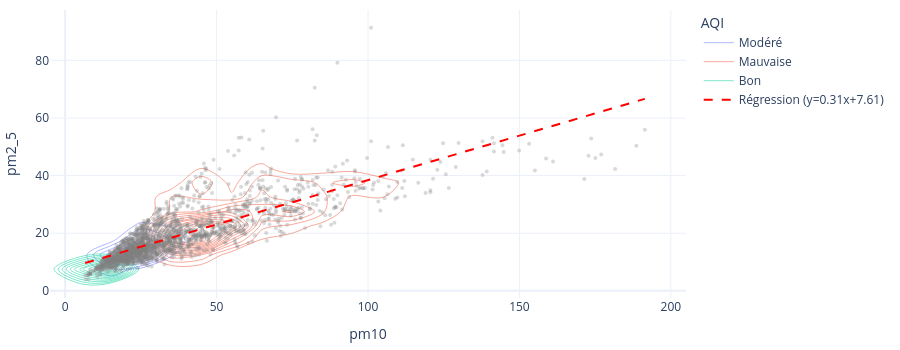

Write notebook code for a chart like this one.
### Code cell
fig_pm_scatter()

### Figure 1 — Plotly figure (JSON) as saved in the notebook; plotly's stock layout.template omitted (floating-point values rounded to 4 significant figures; data arrays with more than 128 entries replaced by an {"elided": "..."} marker saying what was removed)
{"data": [{"contours": {"coloring": "none"}, "hovertemplate": "AQI=Modéré<br>pm10=%{x}<br>pm2_5=%{y}<br>count=%{z}<extra></extra>", "legendgroup": "Modéré", "line": {"color": "#636efa"}, "name": "Modéré", "showlegend": true, "type": "histogram2dcontour", "x": {"elided": "1243 float values"}, "xaxis": "x", "xbingroup": "x", "y": {"elided": "1243 float values"}, "yaxis": "y", "ybingroup": "y"}, {"contours": {"coloring": "none"}, "hovertemplate": "AQI=Mauvaise<br>pm10=%{x}<br>pm2_5=%{y}<br>count=%{z}<extra></extra>", "legendgroup": "Mauvaise", "line": {"color": "#EF553B"}, "name": "Mauvaise", "showlegend": true, "type": "histogram2dcontour", "x": {"elided": "711 float values"}, "xaxis": "x", "xbingroup": "x", "y": {"elided": "711 float values"}, "yaxis": "y", "ybingroup": "y"}, {"contours": {"coloring": "none"}, "hovertemplate": "AQI=Bon<br>pm10=%{x}<br>pm2_5=%{y}<br>count=%{z}<extra></extra>", "legendgroup": "Bon", "line": {"color": "#00cc96"}, "name": "Bon", "showlegend": true, "type": "histogram2dcontour", "x": [7.7, 8.3, 11.4, 9.9, 12.0, 10.3, 11.6, 10.5, 6.8, 7.7, 8.4, 11.6, 10.6, 11.2, 6.6, 11.2, 11.8, 11.9, 10.7, 12.0, 8.3, 10.6, 9.3, 10.6, 7.5, 11.2, 8.0, 12.0, 8.4, 12.0, 11.6, 9.3, 8.3, 12.0, 7.4, 9.9, 7.8, 11.2, 10.6, 11.7, 11.4, 11.6, 10.2, 10.5, 11.6, 10.7], "xaxis": "x", "xbingroup": "x", "y": [4.0, 5.8, 8.1, 7.0, 10.3, 8.1, 5.7, 7.9, 4.0, 6.5, 5.9, 5.8, 4.8, 8.8, 5.4, 7.5, 8.8, 7.6, 9.0, 9.7, 6.0, 7.6, 7.1, 8.2, 5.6, 8.4, 5.8, 9.0, 7.3, 8.6, 8.3, 6.8, 6.2, 9.3, 5.5, 7.3, 5.6, 6.7, 7.6, 10.2, 7.7, 7.1, 8.1, 5.8, 8.1, 8.3], "yaxis": "y", "ybingroup": "y"}, {"marker": {"color": "gray", "opacity": 0.3, "size": 4}, "mode": "markers", "showlegend": false, "type": "scatter", "x": {"elided": "2000 float values"}, "y": {"elided": "2000 float values"}}, {"hoverinfo": "skip", "line": {"color": "red", "dash": "dash", "width": 2}, "mode": "lines", "name": "Régression (y=0.31x+7.61)", "type": "scatter", "x": [6.6, 10.37, 14.14, 17.91, 21.69, 25.46, 29.23, 33.0, 36.77, 40.54, 44.31, 48.09, 51.86, 55.63, 59.4, 63.17, 66.94, 70.71, 74.49, 78.26, 82.03, 85.8, 89.57, 93.34, 97.11, 100.9, 104.7, 108.4, 112.2, 116.0, 119.7, 123.5, 127.3, 131.1, 134.8, 138.6, 142.4, 146.1, 149.9, 153.7, 157.5, 161.2, 165.0, 168.8, 172.5, 176.3, 180.1, 183.9, 187.6, 191.4], "y": [9.645, 10.81, 11.97, 13.13, 14.3, 15.46, 16.62, 17.79, 18.95, 20.11, 21.28, 22.44, 23.6, 24.77, 25.93, 27.09, 28.26, 29.42, 30.58, 31.75, 32.91, 34.07, 35.24, 36.4, 37.56, 38.73, 39.89, 41.05, 42.22, 43.38, 44.54, 45.71, 46.87, 48.03, 49.2, 50.36, 51.52, 52.68, 53.85, 55.01, 56.17, 57.34, 58.5, 59.66, 60.83, 61.99, 63.15, 64.32, 65.48, 66.64]}], "layout": {"coloraxis": {"colorbar": {"len": 0.8, "thickness": 12, "title": {"text": "AQI"}}}, "height": 350, "legend": {"title": {"text": "AQI"}, "tracegroupgap": 0}, "margin": {"b": 10, "l": 10, "r": 10, "t": 10}, "xaxis": {"anchor": "y", "domain": [0, 1], "title": {"text": "pm10"}}, "yaxis": {"anchor": "x", "domain": [0, 1], "title": {"text": "pm2_5"}}}}
